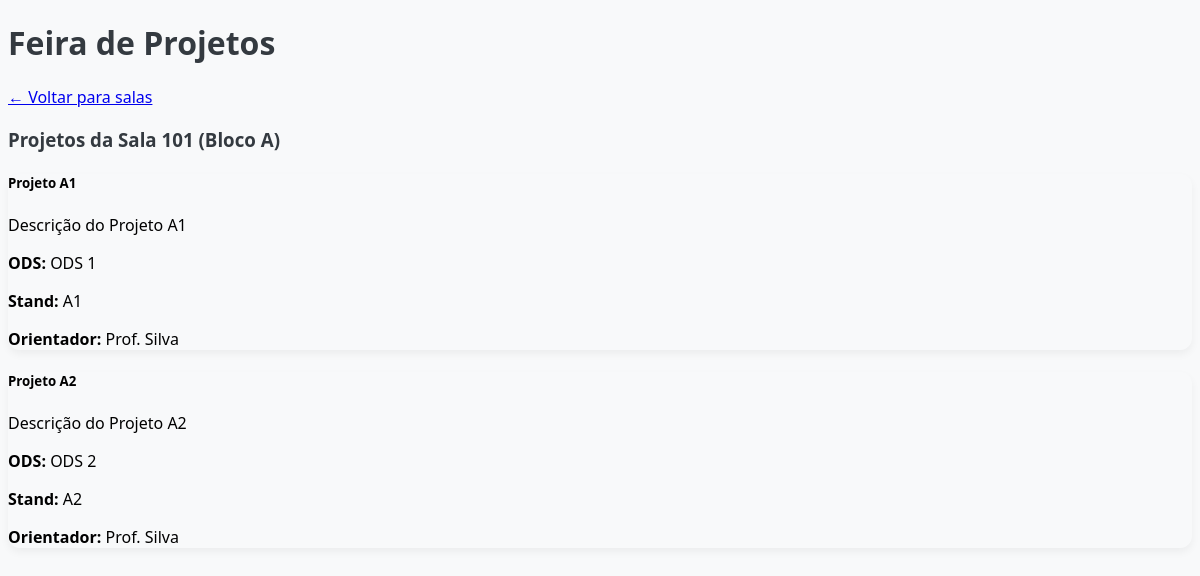
/?bloco=A&sala=101, run on the app's committed database.
### tables this page shows
CREATE TABLE `tbl_projetos` (
  `id_projetos` int(11) NOT NULL,
  `titulo_projeto` varchar(100) NOT NULL,
  `descricao_projeto` varchar(255) NOT NULL,
  `ods` varchar(100) NOT NULL,
  `bloco` ENUM('A', 'B') NOT NULL,
  `sala` varchar(20) NOT NULL,
  `posicao_projeto` int(11) NOT NULL,
  `stand` varchar(3) NOT NULL,
  `prof_orientador` varchar(100) NOT NULL
);

### index.php (the view, shortened to what this page needs)
<?php
$servername = "localhost";
$username = "root";
$password = "";
$database = "feira";
$conn = new mysqli($servername, $username, $password, $database);
$bloco = $_GET['bloco'] ?? null;
$sala = $_GET['sala'] ?? null;
$pagina = $_GET['pagina'] ?? 1;
function headerHTML() {
    echo <<<HTML
<!DOCTYPE html>
<html lang="pt-br">
<head>
    <meta charset="UTF-8">
    <title>Feira de Projetos</title>
    <link href="style.css" rel="stylesheet">
</head>
<body class="bg-light">
<div class="container mt-5">
    <div class="ORGInfoHeader">
        <h1 class="text-center mb-4">Feira de Projetos</h1>
    </div>
HTML;
}
function footerHTML() {
    echo <<<HTML
</div>
</body>
</html>
HTML;
}
if ($bloco && $sala) {
    headerHTML();
    echo "<a href='?bloco=$bloco' class='btn btn-sm btn-outline-dark mb-3'>&larr; Voltar para salas</a>";
    echo "<h3 class='mb-3'>Projetos da Sala $sala (Bloco $bloco)</h3>";
    $limit = 8;
    $offset = ($pagina - 1) * $limit;
    $stmt = $conn->prepare("SELECT titulo_projeto, descricao_projeto, ods, stand, prof_orientador FROM tbl_projetos WHERE bloco = ? AND sala = ? ORDER BY posicao_projeto ASC LIMIT ? OFFSET ?");
    $stmt->bind_param("ssii", $bloco, $sala, $limit, $offset);
    $stmt->execute();
    $result = $stmt->get_result();
    if ($result->num_rows === 0) {
        echo "<div class='alert alert-warning'>Nenhum projeto encontrado para essa sala.</div>";
    } else {
        echo "<div class='row'>";
        while ($row = $result->fetch_assoc()) {
            echo "<div class='col-md-6 mb-4'>
                    <div class='card h-100'>
                        <div class='card-body'>
                            <h5 class='card-title'>{$row['titulo_projeto']}</h5>
                            <p class='card-text'>{$row['descricao_projeto']}</p>
                            <p><strong>ODS:</strong> {$row['ods']}</p>
                            <p><strong>Stand:</strong> {$row['stand']}</p>
                            <p><strong>Orientador:</strong> {$row['prof_orientador']}</p>
                        </div>
                    </div>
                  </div>";
        }
        echo "</div>";
    }
    footerHTML();
    exit;
}
?>

### style.css (style rules this page uses)
body { background-color: #f8f9fa; font-family: 'Segoe UI', sans-serif; }
.card { border-radius: 12px; box-shadow: 0 4px 8px rgba(0,0,0,0.05); }
.btn { font-weight: 500; transition: 0.2s; }
h1, h3 { color: #343a40; }

### data on the page
tbl_projetos: titulo_projeto "Projeto A1", descricao_projeto "Descrição do Projeto A1", ods "ODS 1", stand "A1", prof_orientador "Prof. Silva"
tbl_projetos: titulo_projeto "Projeto A2", descricao_projeto "Descrição do Projeto A2", ods "ODS 2", stand "A2", prof_orientador "Prof. Silva"

### other printed values
$sala "101"
$bloco "A"
